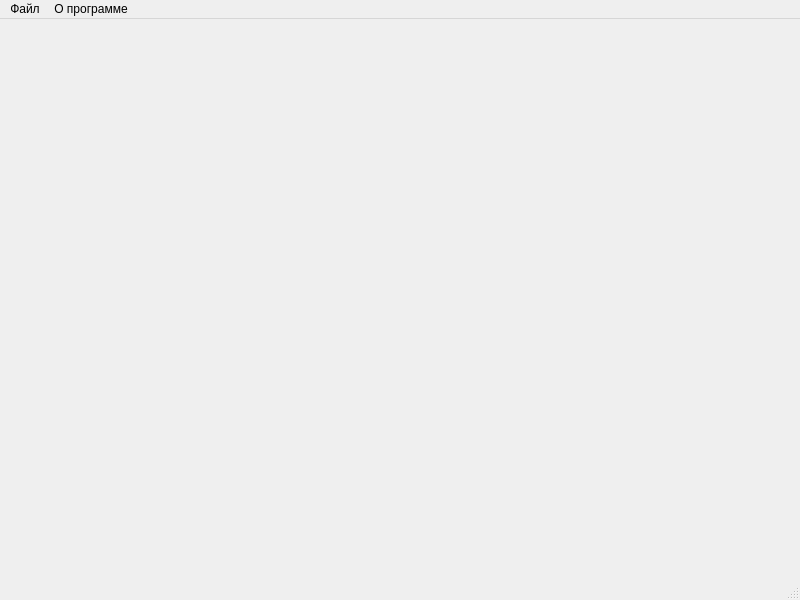
<?xml version="1.0" encoding="UTF-8"?>
<ui version="4.0">
 <class>MainWindow</class>
 <widget class="QMainWindow" name="MainWindow">
  <property name="geometry">
   <rect>
    <x>0</x>
    <y>0</y>
    <width>800</width>
    <height>600</height>
   </rect>
  </property>
  <property name="windowTitle">
   <string>Тетрис</string>
  </property>
  <widget class="QWidget" name="centralwidget"/>
  <widget class="QMenuBar" name="menubar">
   <property name="geometry">
    <rect>
     <x>0</x>
     <y>0</y>
     <width>800</width>
     <height>21</height>
    </rect>
   </property>
   <widget class="QMenu" name="menu">
    <property name="title">
     <string>Файл</string>
    </property>
    <addaction name="action"/>
   </widget>
   <widget class="QMenu" name="menu_2">
    <property name="title">
     <string>О программе</string>
    </property>
    <addaction name="action_2"/>
   </widget>
   <addaction name="menu"/>
   <addaction name="menu_2"/>
  </widget>
  <widget class="QStatusBar" name="statusbar"/>
  <action name="action">
   <property name="text">
    <string>Выход</string>
   </property>
  </action>
  <action name="action_2">
   <property name="text">
    <string>О программе</string>
   </property>
  </action>
 </widget>
 <resources/>
 <connections/>
</ui>
